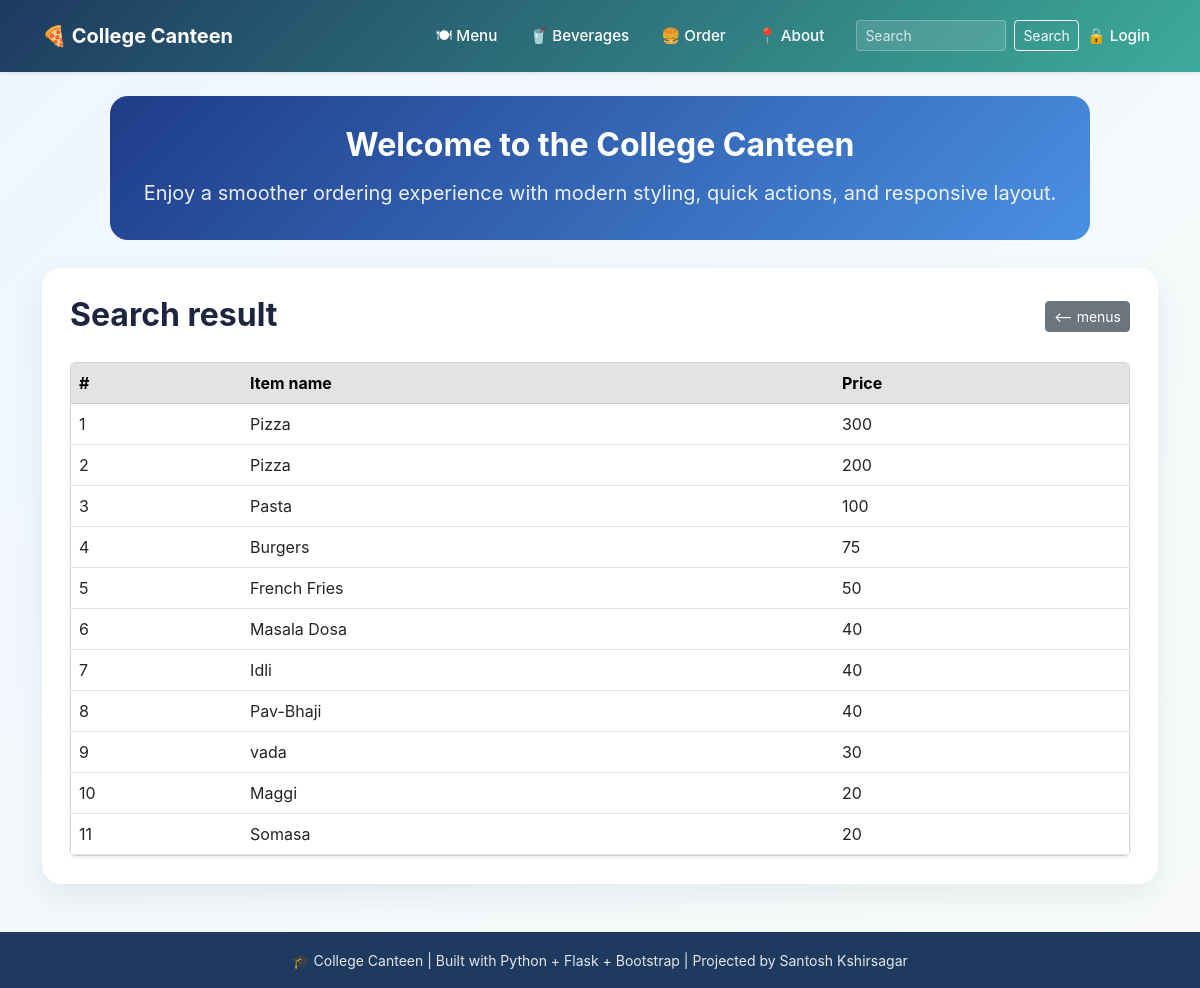
Before: /search with the older database file.
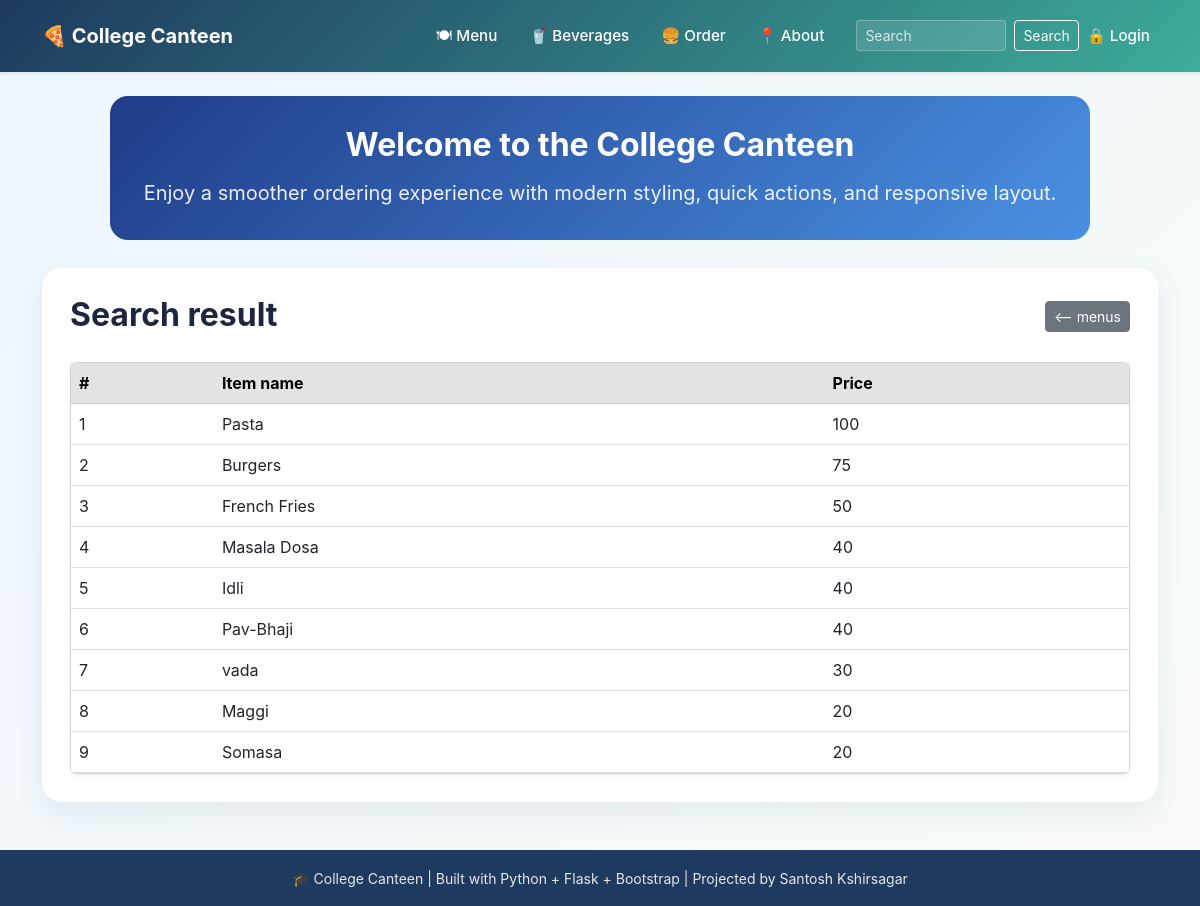
After: the same page with the newer database file.
### tables this page shows
CREATE TABLE menus
                 (id INTEGER PRIMARY KEY AUTOINCREMENT,
                 name TEXT NOT NULL,
                 price INTEGER NOT NULL);

### app.py (the view)
@app.route("/search")
def search():
    q=request.args.get('q','')
    conn = get_db_menus()
    if q:
        menu = conn.execute('''SELECT * FROM menus WHERE
                                name LIKE ?
                                OR price LIKE ?''',
                                (f'%{q}%', f'%{q}%')).fetchall()
    else:
        menu = conn.execute('SELECT * FROM menus ORDER BY price DESC').fetchall()
    conn.close()
    return render_template("search.html", menus=menu, query=q)

### database.py (called while the page is built)
def get_db():
    conn = sqlite3.connect(DB_PATH)
    conn.row_factory = sqlite3.Row
    return conn

### templates/search.html (shortened to what this page needs)
{% extends "base.html" %}
{% block content %}
<div class="d-flex justify-content-between align-items-center mb-4">
  <h2 class="fw-bold mb-1">Search result</h2>
  <a href="{{url_for('menu')}}" class="btn btn-secondary btn-sm"><-- menus</a>
</div>
{% if menus %}
<div class="card shadow-sm">
  <div class="table-responsive">
    <table class="table table-hover mb-0">
      <thead class="table-secondary">
        <tr>
          <th>#</th>
          <th>Item name</th>
          <th>Price</th>
        </tr>
      </thead>
      <tbody>
        {% for item in menus %}
        <tr class="align-middle">
          <td>{{ loop.index }}</td>
          <td>{{ item.name }}</td>
          <td>{{ item.price }}</td>
        </tr>
        {% endfor %}
      </tbody>
    </table>
  </div>
</div>
{% else %}
<p>No results found.</p>
{% endif %}
{% endblock %}

Changed rows visible on the page:
removed menus: name "Pizza", price "300"
removed menus: name "Pizza", price "200"
